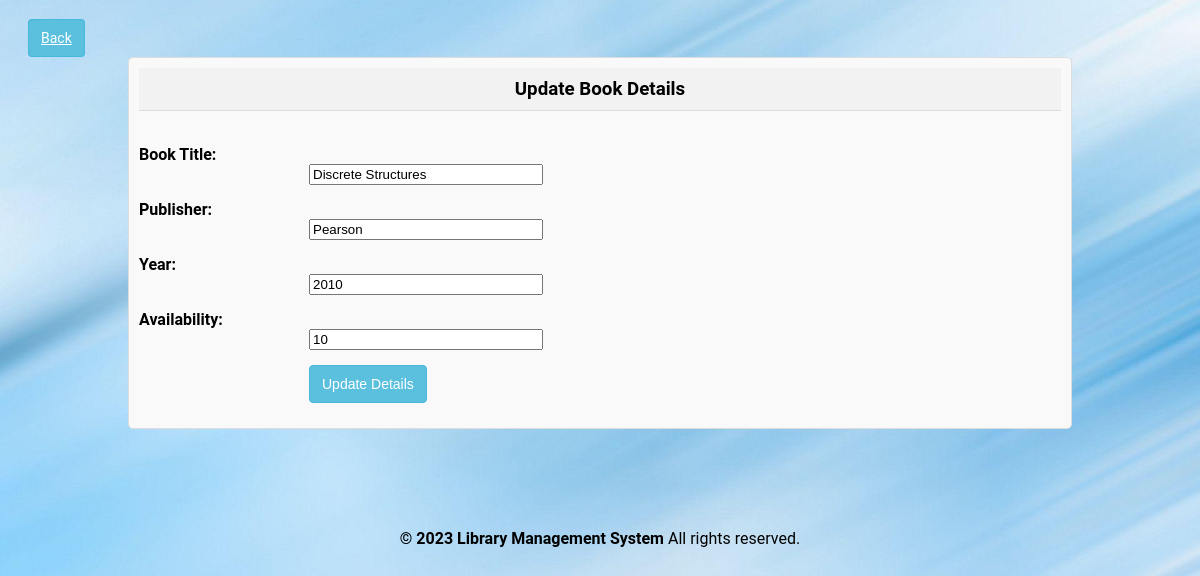
/admin/edit_book_details.php?id=7 (signed in), run on the app's committed database.
### tables this page shows
CREATE TABLE `book` (
  `BookId` int(10) NOT NULL,
  `Title` varchar(50) DEFAULT NULL,
  `Publisher` varchar(50) DEFAULT NULL,
  `Year` varchar(50) DEFAULT NULL,
  `Availability` int(5) DEFAULT NULL
);

### admin/edit_book_details.php (the view, shortened to what this page needs)
<?php
require('dbconn.php');
?>
<?php
if ($_SESSION['RollNo']) {
    ?>
<!DOCTYPE html>
<html lang="en">
    <head>
        <a href="javascript:history.back()" class="btn btn-secondary">Back</a>
   </head>
    <body>
                    <div class="span9">
                        <div class="module">
                            <div class="module-head">
                                <h3>Update Book Details</h3>
                            </div>
                            <div class="module-body">
                                <?php
                                    $bookid = $_GET['id'];
                                    $sql = "select * from LMS.book where Bookid='$bookid'";
                                    $result=$conn->query($sql);
                                    $row=$result->fetch_assoc();
                                    $name=$row['Title'];
                                    $publisher=$row['Publisher'];
                                    $year=$row['Year'];
                                    $avail=$row['Availability'];
                                ?>
                                    <br >
                                    <form class="form-horizontal row-fluid" action="edit_book_details.php?id=<?php echo $bookid ?>" method="post">
                                        <div class="control-group">
                                            <b>
                                            <label class="control-label" for="Title">Book Title:</label></b>
                                            <div class="controls">
                                                <input type="text" id="Title" name="Title" value= "<?php echo $name?>" class="span8" required>
                                            </div>
                                        </div>
                                        <div class="control-group">
                                            <b>
                                            <label class="control-label" for="Publisher">Publisher:</label></b>
                                            <div class="controls">
                                                <input type="text" id="Publisher" name="Publisher" value= "<?php echo $publisher?>" class="span8" required>
                                            </div>
                                        </div>
                                        <div class="control-group">
                                            <b>
                                            <label class="control-label" for="Year">Year:</label></b>
                                            <div class="controls">
                                                <input type="text" id="Year" name="Year" value= "<?php echo $year?>" class="span8" required>
                                            </div>
                                        </div>
                                        <div class="control-group">
                                            <b>
                                            <label class="control-label" for="Availability">Availability:</label></b>
                                            <div class="controls">
                                                <input type="text" id="Availability" name="Availability" value= "<?php echo $avail?>" class="span8" required>
                                            </div>
                                        </div>
                                        <div class="control-group">
                                            <div class="controls">
                                                <button type="submit" name="submit"class="btn">Update Details</button>
                                            </div>
                                        </div>
                                    </form>
                                    </div>
                                    </div>
                    </div>
<div class="footer">
            <div class="container">
                <b class="copyright">&copy; 2023 Library Management System </b>All rights reserved.
            </div>
        </div>
    </body>
</html>
<?php }
else {
    echo "<script type='text/javascript'>alert('Access Denied!!!')</script>";
} ?>

### admin/edit_book_details.php (style rules this page uses)
body { font-family: 'Roboto', sans-serif; background: url('images/book.jpg') no-repeat; background-size: cover; background-position: center; padding:20px; }
.module { background-color: #f9f9f9; border: 1px solid #ddd; padding: 10px; border-radius: 5px; margin-bottom: 20px; }
.module-head { background-color: #f2f2f2; padding: 10px; border-bottom: 1px solid #ddd; text-align:center; }
.module-head h3 { margin: 0; }
.module-body { margin-top: 15px; }
.form-horizontal .control-group { margin-bottom: 15px; }
.form-horizontal .control-label { width: 150px; display: inline-block; font-weight: bold; }
.form-horizontal .controls { margin-left: 170px; }
.form-horizontal input.span8 { width: 30%; }
.btn { padding: 10px 12px; font-size: 14px; cursor: pointer; background-color: #5bc0de; color: #fff; border: 1px solid #46b8da; border-radius: 4px; }
.span9 { margin-top:10px; margin-bottom:100px; margin-right:100px; margin-left:100px; }
.footer { text-align:center; color:#black; margin-bottom:5px; }

### data on the page
book: Title "Discrete Structures", Publisher "Pearson", Year "2010", Availability "10"
